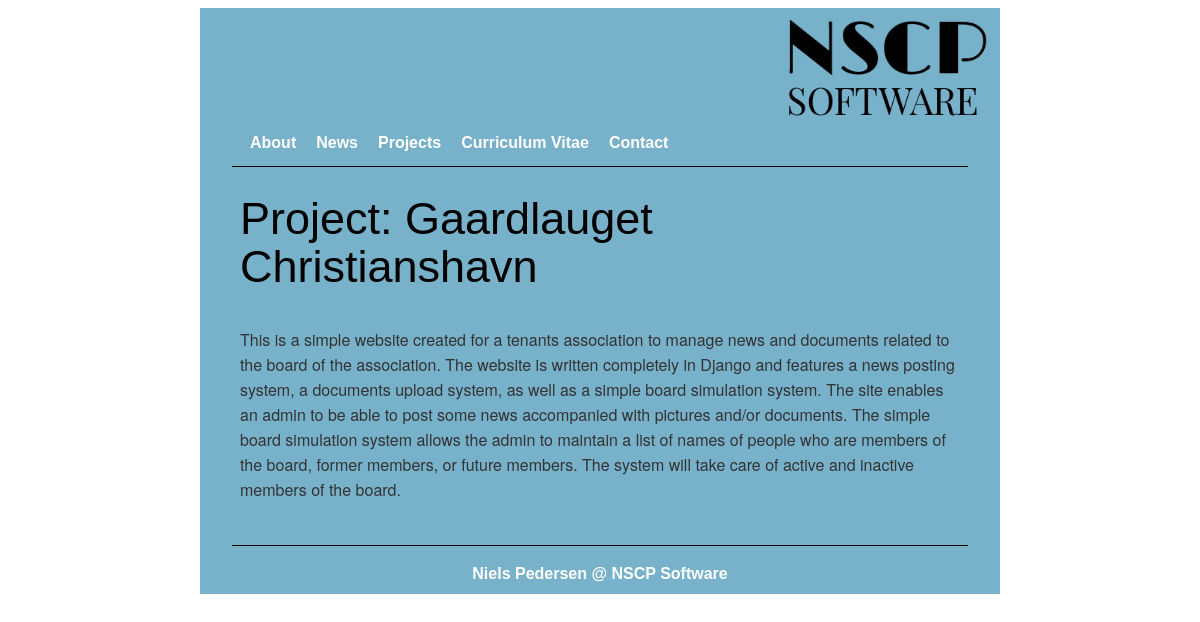
/projects/gaardlauget-christianshavn/, run on the app's committed database.
### project/models.py (models this page shows, shortened)
class Project(models.Model):
    name = models.CharField(max_length=200)
    url = models.URLField()
    description = models.TextField()
    related_to = models.CharField(max_length=200, choices=RELATED_TO_CHOICES)
    date_added = models.DateField(auto_now_add=True)
    slug = models.SlugField()

### project/views.py (the view)
# urls.py: url(r'^(.*)/$', views.specific_project, name='specific_project'),
def specific_project(request, project_slug):
    template = 'specific_project.html'
    project = get_object_or_404(Project, slug=project_slug)
    context = {
        'project':project
    }
    return render(request, template, context)

### project/templates/specific_project.html
{% extends 'base_site.html' %}
{% block main_content %}
{% if project %}
    <h1 class="site_title">
        Project: {{ project.name }}
    </h1>
    <p>
        {{ project.description }}
    </p>
{% else %}
    <h1>
        Something went wrong...
    </h1>
{% endif %}
{% endblock %}

### static/style.css (style rules this page uses)
body { background-color: white; font-family: ‘Lucida Sans Unicode’, arial, sans-serif; }
h1 { color: black; font-family: arial, 'Trocchi', serif; font-size: 45px; font-weight: normal; line-height: 48px; margin: 0; }
h1.site_title { color: black; font-family: arial, 'Trocchi', serif; font-size: 45px; font-weight: normal; line-height: 48px; margin: 0; padding-bottom: 20px; }
p { color: #333333; font-family: "Helvetica Neue",Arial,sans-serif; font-size: 16px; font-weight: 300; line-height: 1.5625; margin-bottom: 15px; }

### data on the page
Project: name "Gaardlauget Christianshavn", description "This is a simple website created for a tenants association to manage news and documents related to the board of the association. The website is written completely in Django and features a news posting system, a documents upload system, as well as a simple board simulation system. The site enables an admin to be able to post some news accompanied with pictures and/or documents. The simple board simulation system allows the admin to maintain a list of names of people who are members of the board, former members, or future members. The system will take care of active and inactive members of the board."
